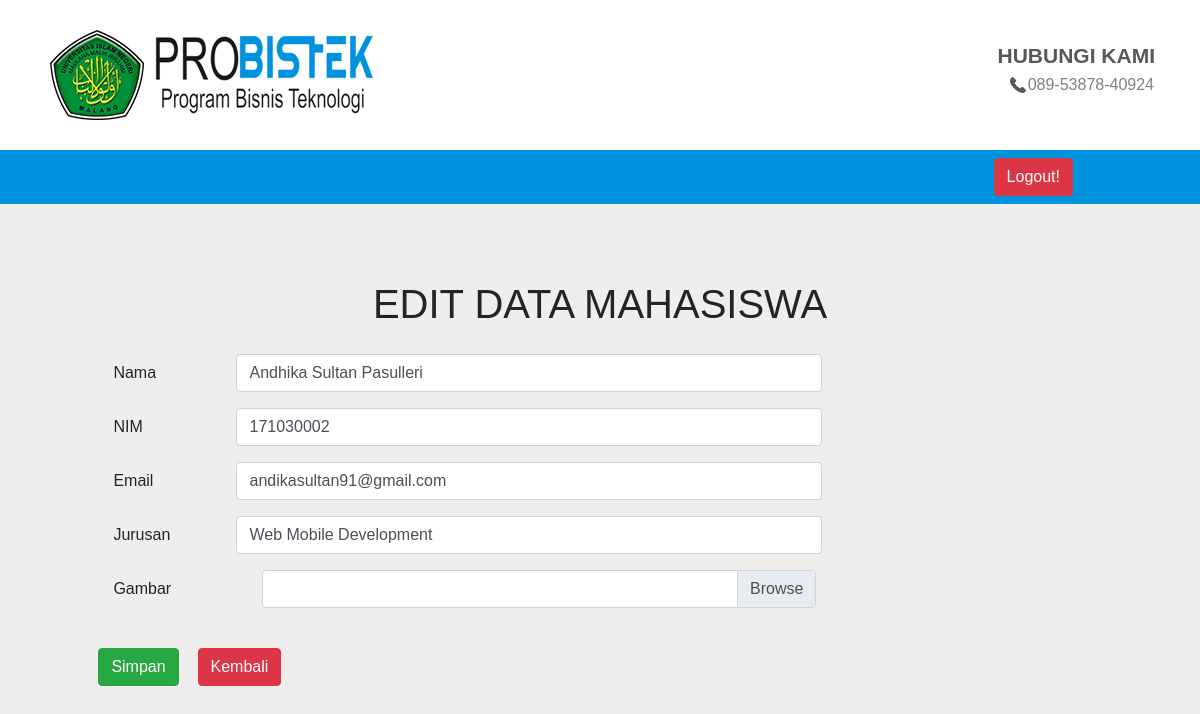
The app's page /adminMhs/edit.php?id=1 (signed in) with its own data.
### tables this page shows
CREATE TABLE `mahasiswa` (
  `id` int(11) NOT NULL,
  `nama` varchar(55) NOT NULL,
  `NIM` int(9) NOT NULL,
  `email` varchar(55) NOT NULL,
  `jurusan` varchar(30) NOT NULL,
  `gambar` varchar(200) NOT NULL
);

### functions.php (called while the page is built, shortened)
<?php
    $conn = mysqli_connect("localhost", "root", "", "uas-probistek");
    function query($query) {
        global $conn;
        $result = mysqli_query($conn, $query);
        $rows = [];
        while ($row = mysqli_fetch_assoc($result)) {
            $rows[] = $row;
        }
        return $rows;
    }
?>

### adminMhs/edit.php (the view, shortened to what this page needs)
<?php
    require "../functions.php";
    $id = $_GET["id"];
    $mahasiswa = query("SELECT * FROM mahasiswa WHERE id = $id")[0];
?>
<!DOCTYPE html>
<html>
<head>
    <link rel="stylesheet" type="text/css" href="../css/bootstrap.css">
    <link rel="stylesheet" type="text/css" href="../css/style.css">
</head>
<body>
    <header>
        <div class="container">
            <div class="row">
                <div class="col-6 image">
                    <img id="probistek" src="../images/probistek2.png">
                </div>
                <div class="col-6 contact">
                    <p id="contact1"><b>HUBUNGI KAMI</b></p>
                    <table class="contact2">
                        <tr>
                            <td><img src="../images/call-answer.png"></td>
                            <td>089-53878-40924</td>
                        </tr>
                    </table>
                </div>
            </div>
        </div>
        <div>
            <nav class="navbar navbar-expand-lg navbar-dark">
                <div class="collapse navbar-collapse" id="navbarSupportedContent">
                    <a href="../index.php">
                        <button id="adminBtn" class="btn btn-danger" type="button">Logout!</button>
                    </a>
                </div>
            </nav>
        </div>
    </header>
    <h1>EDIT DATA MAHASISWA</h1>
    <form method="post" action="" enctype="multipart/form-data">
        <div class="form-group row">
            <label for="nama" class="col-sm-2 col-form-label">Nama</label>
            <div class="col-sm-10">
                <input type="text" class="form-control" id="nama" name="nama" placeholder="Masukkan Nama Mahasiswa"
                    required value="<?= $mahasiswa["nama"];?>">
            </div>
        </div>
        <div class="form-group row">
            <label for="nrp" class="col-sm-2 col-form-label">NIM</label>
            <div class="col-sm-10">
                <input type="text" class="form-control" id="nrp" name="NIM" placeholder="Masukkan NIM Mahasiswa"
                    required value="<?= $mahasiswa["NIM"];?>">
            </div>
        </div>
        <div class="form-group row">
            <label for="email" class="col-sm-2 col-form-label">Email</label>
            <div class="col-sm-10">
                <input type="email" class="form-control" id="email" name="email" placeholder="Masukkan Email Mahasiswa"
                    required value="<?= $mahasiswa["email"];?>">
            </div>
        </div>
        <div class="form-group row">
            <label for="jurusan" class="col-sm-2 col-form-label">Jurusan</label>
            <div class="col-sm-10">
                <input type="text" class="form-control" id="jurusan" name="jurusan" placeholder="Masukkan Jurusan Mahasiswa"
                    required value="<?= $mahasiswa["jurusan"];?>">
            </div>
        </div>
        <div class="form-group row">
            <label for="gambar" class="col-sm-2 col-form-label" id="labelGambar">Gambar</label>
            <div class="col-sm-9 custom-file">
                <label class="custom-file-label" for="gambar"><?= $mahasiswa["gambar"]?></label><br>
            </div>
            <div class="col-sm-3" id="gambarUbah">
            </div>
        </div>
        <div class="form-group row">
            <button type="button" class="btn btn-success" data-toggle="modal" data-target="#modalSimpan">
            Simpan
            </button>
            <button type="button" class="btn btn-danger" data-toggle="modal" data-target="#modalBatal" id="kembali">
            Kembali
            </button>
        </div>
    </form>
    <br><br>
</body>
</html>

### css/style.css (style rules this page uses)
body, html { font-family: helvetica; }
.image { padding-top: 25px; padding-bottom: 25px; }
.col-6.contact { padding-top: 40px; margin-bottom: 0%; }
#contact1 { color: #58585A; text-align: right; font-size: 21px; margin-bottom: 0px; }
table.contact2 { float: right; margin-top: 0%; padding-right: 0px; color: #808080; }
.navbar { background-color: #0093dd !important; font-size: 17px !important; font-weight: bold !important; color: black !important; }
#adminBtn { margin-right: 111px !important; color: #fff; }

### adminMhs/edit.php (style rules this page uses)
body { background-color: #EFEEEC; }
header { background-color: #FFF; }
form { background-color: #EFEEEC; padding-left: 3cm; padding-top: 0.5cm; padding-right: 10cm; }
h1 { padding-top: 2cm; text-align: center; }
#kembali { margin-left: 0.5cm; }
#labelGambar { padding-right: 149px; }
#gambarUbah { padding-left: 4.5cm; }

### records on screen
mahasiswa: nama "Andhika Sultan Pasulleri", NIM "171030002", email "andikasultan91@gmail.com", jurusan "Web Mobile Development"
